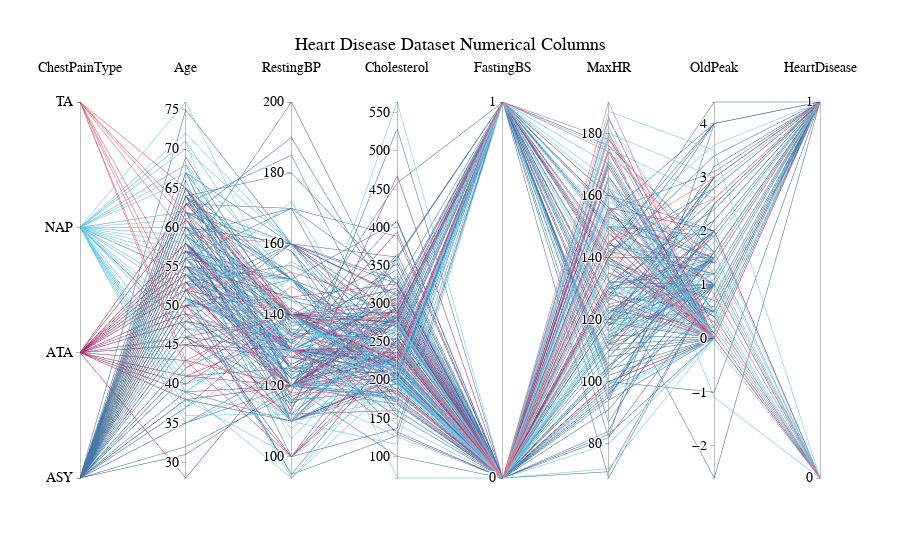

Notebook cell for this chart:
### Code cell
fig = plot_parallel_coordinates(df.iloc[::4, :], target = "ChestPainType",
    # columns = df.columns,
    title = "Heart Disease Dataset Numerical Columns", colors = 1, font = { 'size': 14 })
fig.show()
# fig = plot_histograms(df, target = "ChestPainType", bins = 25, colors = "Vibrant", title = "Dataset Histograms", template = "presentation")
# fig.show()
# fig = plot_histograms(df, target = "ChestPainType", bins = {"Age": 10, "MaxHR": 20, "Cholesterol": 25}, colors = "Vibrant", barmode = "group", title = "Dataset Histograms", template = "presentation")
# fig.show()
# fig = plot_histograms(df, cols = 3, target = "HeartDisease", colors = -1, barmode = "overlay", title = "Heart Disease Dataset Grouped by Chest Pain Type", template = "simple_white")
# fig.show()

### Figure 1 — Plotly figure (JSON) as saved in the notebook; plotly's stock layout.template omitted (floating-point values rounded to 4 significant figures; data arrays with more than 128 entries replaced by an {"elided": "..."} marker saying what was removed)
{"data": [{"dimensions": [{"label": "ChestPainType", "name": "ChestPainType", "ticktext": ["ASY", "ATA", "NAP", "TA"], "tickvals": [0, 1, 2, 3], "values": {"elided": "230 int values"}}, {"label": "Age", "name": "Age", "values": {"elided": "230 int values"}}, {"label": "RestingBP", "name": "RestingBP", "values": {"elided": "230 int values"}}, {"label": "Cholesterol", "name": "Cholesterol", "values": {"elided": "230 float values"}}, {"label": "FastingBS", "name": "FastingBS", "ticktext": [0, 1], "tickvals": [0, 1], "values": {"elided": "230 int values"}}, {"label": "MaxHR", "name": "MaxHR", "values": {"elided": "230 int values"}}, {"label": "OldPeak", "name": "OldPeak", "values": {"elided": "230 float values"}}, {"label": "HeartDisease", "name": "HeartDisease", "ticktext": [0, 1], "tickvals": [0, 1], "values": {"elided": "230 int values"}}], "labelfont": {"color": "#000000", "family": "Verdana, Helvetica, Verdana, Calibri, Garamond, Cambria, Arial", "size": 14}, "line": {"color": {"elided": "230 int values"}, "colorscale": [[0, "#4477AA"], [0.3333, "#AA3377"], [0.6667, "#66CCEE"], [1, "#EE6677"]], "showscale": false}, "rangefont": {"color": "#FFFFFF", "size": 1}, "tickfont": {"color": "#000000", "family": "Verdana, Helvetica, Verdana, Calibri, Garamond, Cambria, Arial", "size": 14}, "type": "parcoords"}], "layout": {"font": {"color": "#000000", "family": "Verdana, Helvetica, Verdana, Calibri, Garamond, Cambria, Arial", "size": 14}, "title": {"font": {"color": "#000000", "family": "Verdana, Helvetica, Verdana, Calibri, Garamond, Cambria, Arial", "size": 18}, "text": "Heart Disease Dataset Numerical Columns", "x": 0.5, "xanchor": "center"}}}
